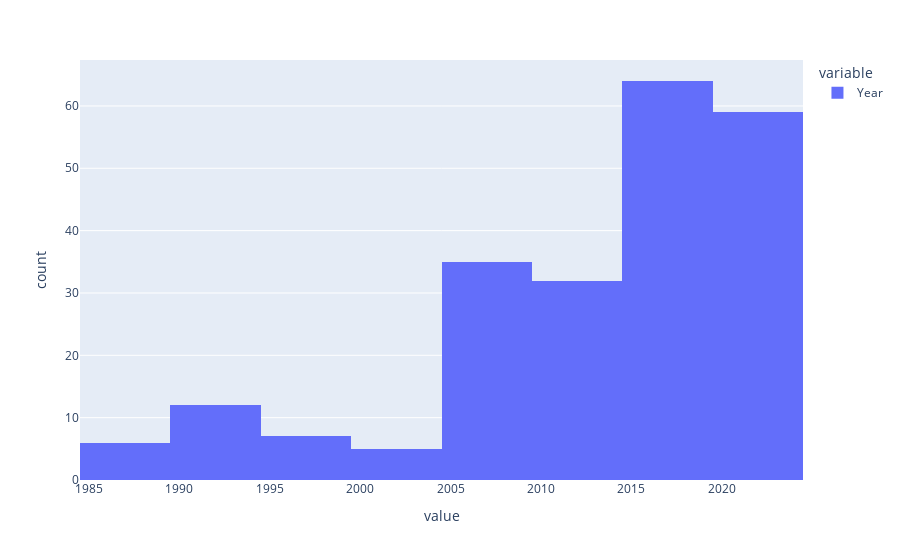

Here is the notebook cell this chart was saved with:
### Code cell
# Get histogram of years
px.histogram(df['Year'])

### Figure 1 — Plotly figure (JSON) as saved in the notebook; plotly's stock layout.template omitted (floating-point values rounded to 4 significant figures; data arrays with more than 128 entries replaced by an {"elided": "..."} marker saying what was removed)
{"data": [{"bingroup": "x", "hovertemplate": "variable=Year<br>value=%{x}<br>count=%{y}<extra></extra>", "legendgroup": "Year", "marker": {"color": "#636efa", "pattern": {"shape": ""}}, "name": "Year", "orientation": "v", "showlegend": true, "type": "histogram", "x": {"elided": "220 int values"}, "xaxis": "x", "yaxis": "y"}], "layout": {"barmode": "relative", "legend": {"title": {"text": "variable"}, "tracegroupgap": 0}, "margin": {"t": 60}, "xaxis": {"anchor": "y", "domain": [0, 1], "title": {"text": "value"}}, "yaxis": {"anchor": "x", "domain": [0, 1], "title": {"text": "count"}}}}
